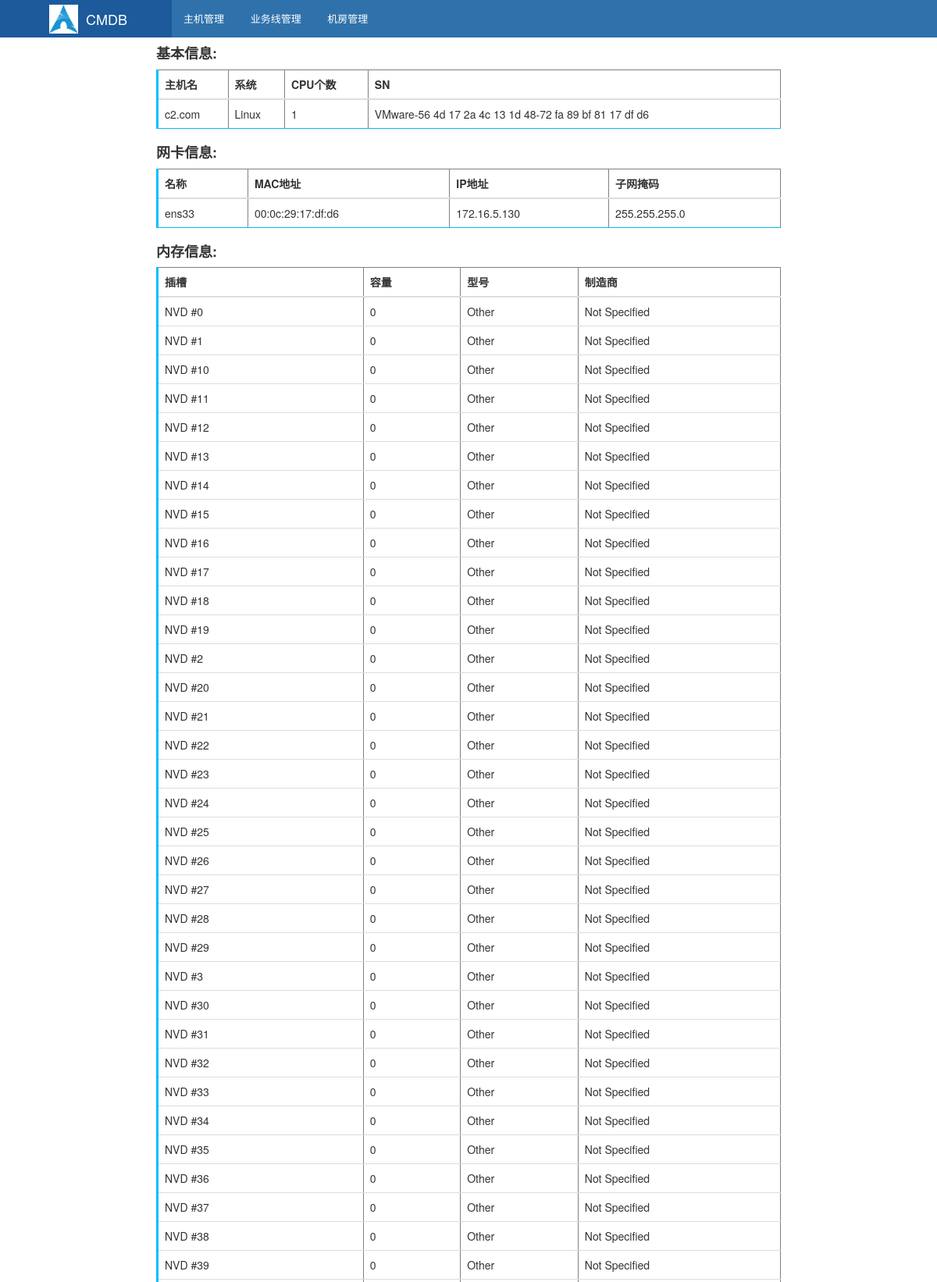
Page /server/detail/1/ (upper part) on the committed database.
### repository/models.py (models this page shows, shortened)
class Server(models.Model):
    device_status_choices = (
        (1, '上架'),
        (2, '在线'),
        (3, '离线'),
        (4, '下架'),
    )
    device_status_id = models.IntegerField('设备状态', choices=device_status_choices, default=1)
    idc = models.ForeignKey('IDC', verbose_name='IDC机房', null=True, blank=True, on_delete=models.CASCADE)
    cabinet_num = models.CharField('机柜号', max_length=30, null=True, blank=True)
    cabinet_order = models.CharField('机柜中序号', max_length=30, null=True, blank=True)
    business_unit = models.ForeignKey('BusinessUnit', verbose_name='属于的业务线', null=True, blank=True,
                                      on_delete=models.CASCADE)
    hostname = models.CharField('主机名', max_length=128, unique=True)
    os_platform = models.CharField('系统', max_length=16, null=True, blank=True)
    os_version = models.CharField('系统版本', max_length=16, null=True, blank=True)
    sn = models.CharField('SN号', max_length=64, db_index=True,null=True,blank=True)
    manufacturer = models.CharField(verbose_name='制造商', max_length=64, null=True, blank=True)
    model = models.CharField('型号', max_length=64, null=True, blank=True)
    cpu_count = models.IntegerField('CPU个数', null=True, blank=True)
    cpu_physical_count = models.IntegerField('CPU物理个数', null=True, blank=True)
    cpu_model = models.CharField('CPU型号', max_length=128, null=True, blank=True)
    latest_date = models.DateField('最后更新时间', blank=True,null=True)
    create_at = models.DateTimeField(auto_now_add=True, blank=True)
    class Meta:
        verbose_name_plural = "服务器表"

class NIC(models.Model):
    name = models.CharField('网卡名称', max_length=128)
    hwaddr = models.CharField('网卡mac地址', max_length=64)
    netmask = models.CharField(max_length=64)
    ipaddrs = models.CharField('ip地址', max_length=256)
    up = models.BooleanField(default=False)
    server = models.ForeignKey('Server', related_name='nic_list', on_delete=models.CASCADE)
    class Meta:
        verbose_name_plural = "网卡表"

class Memory(models.Model):
    slot = models.CharField('插槽位', max_length=32)
    manufacturer = models.CharField('制造商', max_length=32, null=True, blank=True)
    model = models.CharField('型号', max_length=64)
    capacity = models.IntegerField('容量', null=True, blank=True)
    sn = models.CharField('内存SN号', max_length=64, null=True, blank=True)
    speed = models.CharField('速度', max_length=16, null=True, blank=True)
    server = models.ForeignKey('Server', related_name='memory_list', on_delete=models.CASCADE)
    class Meta:
        verbose_name_plural = "内存表"

### web/views.py (the view)
# urls.py: re_path(r'^server/detail/(\d+)/', views.server_detail, name='server_detail'),
def server_detail(request, pk):
    server_obj = models.Server.objects.filter(pk=pk).first()
    memory_list = server_obj.memory_list.all().order_by('slot')
    disk_list = server_obj.disk_list.all().order_by('slot')
    return render(
        request, 'web/server_detail.html', {
            'server_obj': server_obj,
            'memory_list': memory_list,
            'disk_list': disk_list,
        }
    )

### web/templates/web/server_detail.html (shortened to what this page needs)
{% extends 'layout.html' %}
{% load static %}
{% block content %}
    <section class="content">
        <div class="box">
            <div class="box-body">
                <h4><b>基本信息:</b></h4>
                <table border="1" class="table  table-responsive"
                       style="border-left:3px solid deepskyblue;border-bottom:1px solid deepskyblue">
                    <thead>
                    <tr>
                        <th>主机名</th>
                        <th>系统</th>
                        <th>CPU个数</th>
                        <th>SN</th>
                    </tr>
                    </thead>
                    <tbody>
                    <tr>
                        <td>{{ server_obj.hostname }}</td>
                        <td>{{ server_obj.os_platform }}</td>
                        <td>{{ server_obj.cpu_count }}</td>
                        <td>{{ server_obj.sn }}</td>
                    </tr>
                    </tbody>
                </table>
                <h4><b>网卡信息:</b></h4>
                <table border="1" class="table  table-responsive"
                       style="border-left:3px solid deepskyblue;border-bottom:1px solid deepskyblue">
                    <thead>
                    <tr>
                        <th>名称</th>
                        <th>MAC地址</th>
                        <th>IP地址</th>
                        <th>子网掩码</th>
                    </tr>
                    </thead>
                    <tbody>
                    <tr>
                        {% for nic in server_obj.nic_list.all %}
                            <td>{{ nic.name }}</td>
                            <td>{{ nic.hwaddr }}</td>
                            <td>{{ nic.ipaddrs }}</td>
                            <td>{{ nic.netmask }}</td>
                        {% endfor %}
                    </tr>
                    </tbody>
                </table>
                <h4><b>内存信息:</b></h4>
                <table border="1" class="table  table-responsive"
                       style="border-left:3px solid deepskyblue;border-bottom:1px solid deepskyblue">
                    <thead>
                    <tr>
                        <th>插槽</th>
                        <th>容量</th>
                        <th>型号</th>
                        <th>制造商</th>
                    </tr>
                    </thead>
                    <tbody>
                    {% for memory in memory_list %}
                        <tr>
                            <td>{{ memory.slot }}</td>
                            <td>{{ memory.capacity }}</td>
                            <td>{{ memory.model }}</td>
                            <td>{{ memory.manufacturer }}</td>
                        </tr>
                    {% endfor %}
                    </tbody>
                </table>
            </div>
        </div>
    </section>
{% endblock %}

### static/css/commons.css (style rules this page uses)
body { margin: 0; }

### templates/layout.html (style rules this page uses)
body { margin: 0; }

### rows in the picture
Server: hostname "c2.com", os_platform "Linux", cpu_count "1", sn "VMware-56 4d 17 2a 4c 13 1d 48-72 fa 89 bf 81 17 df d6"
NIC: name "ens33", hwaddr "00:0c:29:17:df:d6", ipaddrs "172.16.5.130", netmask "255.255.255.0"
Memory: slot "NVD #0", capacity "0", model "Other", manufacturer "Not Specified"
Memory: slot "NVD #1", capacity "0", model "Other", manufacturer "Not Specified"
Memory: slot "NVD #10", capacity "0", model "Other", manufacturer "Not Specified"
Memory: slot "NVD #11", capacity "0", model "Other", manufacturer "Not Specified"
Memory: slot "NVD #12", capacity "0", model "Other", manufacturer "Not Specified"
Memory: slot "NVD #13", capacity "0", model "Other", manufacturer "Not Specified"
Memory: slot "NVD #14", capacity "0", model "Other", manufacturer "Not Specified"
Memory: slot "NVD #15", capacity "0", model "Other", manufacturer "Not Specified"
Memory: slot "NVD #16", capacity "0", model "Other", manufacturer "Not Specified"
Memory: slot "NVD #17", capacity "0", model "Other", manufacturer "Not Specified"
Memory: slot "NVD #18", capacity "0", model "Other", manufacturer "Not Specified"
Memory: slot "NVD #19", capacity "0", model "Other", manufacturer "Not Specified"
Memory: slot "NVD #2", capacity "0", model "Other", manufacturer "Not Specified"
Memory: slot "NVD #20", capacity "0", model "Other", manufacturer "Not Specified"
Memory: slot "NVD #21", capacity "0", model "Other", manufacturer "Not Specified"
Memory: slot "NVD #22", capacity "0", model "Other", manufacturer "Not Specified"
Memory: slot "NVD #23", capacity "0", model "Other", manufacturer "Not Specified"
Memory: slot "NVD #24", capacity "0", model "Other", manufacturer "Not Specified"
Memory: slot "NVD #25", capacity "0", model "Other", manufacturer "Not Specified"
Memory: slot "NVD #26", capacity "0", model "Other", manufacturer "Not Specified"
Memory: slot "NVD #27", capacity "0", model "Other", manufacturer "Not Specified"
Memory: slot "NVD #28", capacity "0", model "Other", manufacturer "Not Specified"
Memory: slot "NVD #29", capacity "0", model "Other", manufacturer "Not Specified"
Memory: slot "NVD #3", capacity "0", model "Other", manufacturer "Not Specified"
Memory: slot "NVD #30", capacity "0", model "Other", manufacturer "Not Specified"
Memory: slot "NVD #31", capacity "0", model "Other", manufacturer "Not Specified"
Memory: slot "NVD #32", capacity "0", model "Other", manufacturer "Not Specified"
Memory: slot "NVD #33", capacity "0", model "Other", manufacturer "Not Specified"
Memory: slot "NVD #34", capacity "0", model "Other", manufacturer "Not Specified"
Memory: slot "NVD #35", capacity "0", model "Other", manufacturer "Not Specified"
Memory: slot "NVD #36", capacity "0", model "Other", manufacturer "Not Specified"
Memory: slot "NVD #37", capacity "0", model "Other", manufacturer "Not Specified"
Memory: slot "NVD #38", capacity "0", model "Other", manufacturer "Not Specified"
Memory: slot "NVD #39", capacity "0", model "Other", manufacturer "Not Specified"
